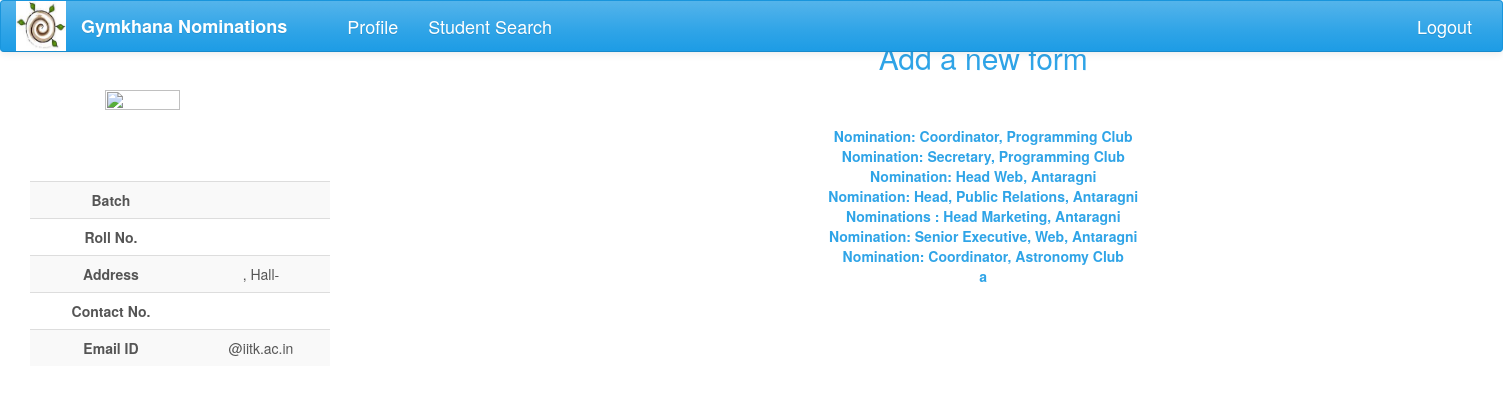
Page /forms/ on the earlier database version.
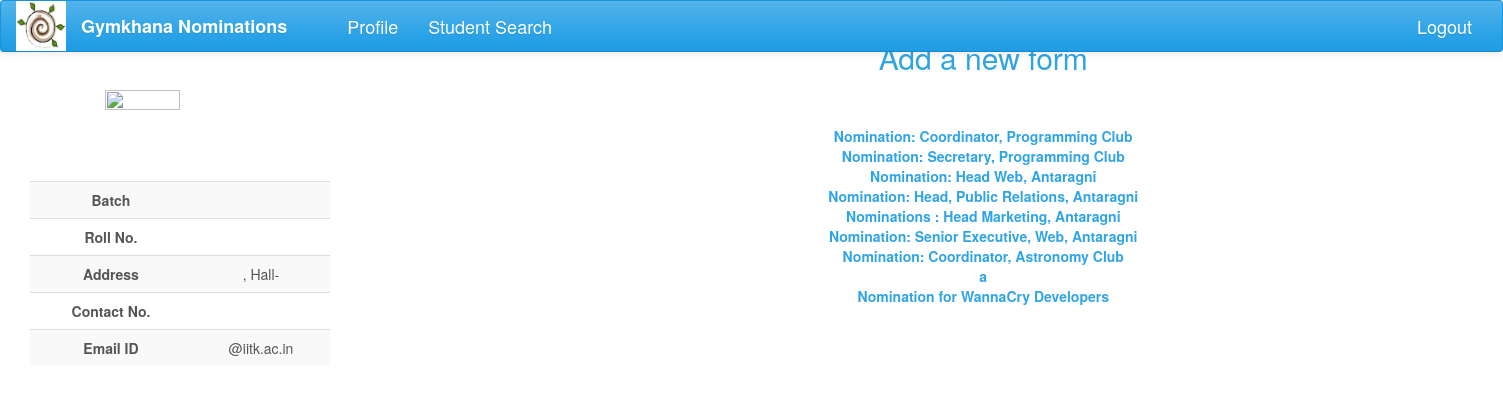
Same page on the later database version.
### forms/models.py (models this page shows, shortened)
class Questionnaire(models.Model):
    name = models.CharField(max_length=100, null=True)

### forms/views.py (the view)
def index(request):
    forms = Questionnaire.objects.all()
    return render(request, 'forms/index.html', context={'forms': forms})

### nomi/global_contexts.py (called while the page is built)
def context(request):
    if request.user.is_authenticated:
        try:
            my_profile = UserProfile.objects.get(user=request.user)
            my_posts = Post.objects.filter(post_holders=request.user)
            length = len(my_posts)
            senate = False
            for post in my_posts:
                if post.perms == 'can ratify the post':
                    senate = True
            return {'my_posts': my_posts, 'my_profile': my_profile, 'senate': senate, 'length': length}
        except ObjectDoesNotExist:
            return {'my_posts': 0, 'my_profile': 0}
    else:
        return {'my_posts': 0, 'my_profile': 0}

### forms/templates/forms/index.html (shortened to what this page needs)
{% extends "index.html" %}
{% load staticfiles %}
{% block content %}
<div class="container box">
    <div class="row">
        <div class="col-lg-12">
            <h2 class="intro-text text-center">
                <a href="{% url 'forms:build_form' %}">Add a new form</a>
            </h2>
            <br>
            <br>
            {% for form in forms %}
            <div class="row text-center">
                <a href="{% url 'forms:show_form' form.id %}"> <strong>{{form.name}}</strong></a>
            </div>
            {% endfor%}
        </div>
    </div>
</div>
{% endblock content %}

Differences in the rows shown:
added Questionnaire: name "Nomination for WannaCry Developers"
